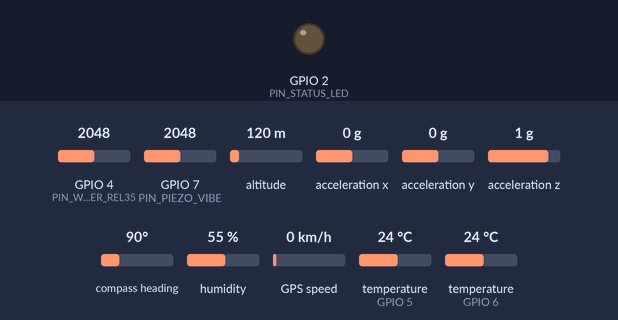
A sketch run on a simulated ESP32-S3. Shown: output pins drawn as LEDs (lit = HIGH). Wiring (inferred from the names in the program): ADXL345 accelerometer at I2C address 0x53. Dashed ring = blinking. The inputs (shaded band) are chosen by the test bench; at power-on: acceleration y 0 g, acceleration x 0 g, acceleration z 1 g, GPIO 4 (PIN_WATER_REL35) = 2048, GPIO 7 (PIN_PIEZO_VIBE) = 2048, altitude 120 m, compass heading 90°, humidity 55 %, GPS speed 0 km/h, temperature (sensors on GPIO 5, GPIO 6) 24 °C (analog values on the 0–4095 scale). WiFi joins after 1.5 s; servers stay silent unless stated; uploads are accepted with an empty reply; random numbers use the default seed unless the sketch sets one; the GPS gets a fix after 3 s at 37.7749, -122.4194 with 8 satellites; no radio packets arrive unless stated; what the sketch prints to the serial monitor is not drawn.

Above: at 0.0 s.
At 1.1 s:
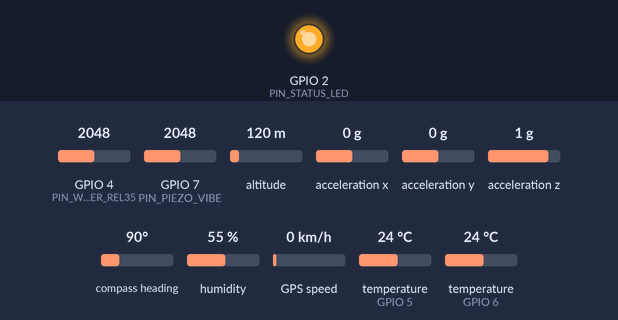
At 3.7 s:
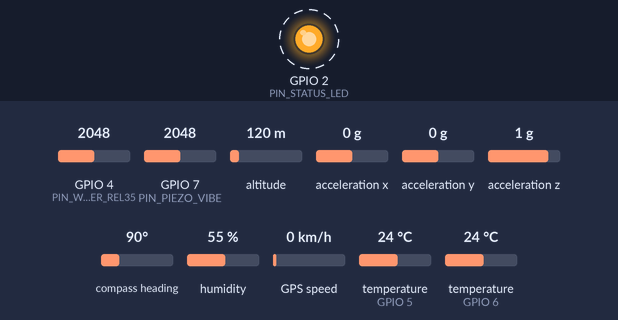
3.8 s: acceleration y set to -1.4 g
11.1 s: acceleration x set to 0.8 g
18.6 s: acceleration z set to -1.4 g
Timing chart, 0 to 27.2 s (numbered marks = the images above; inputs shaded):
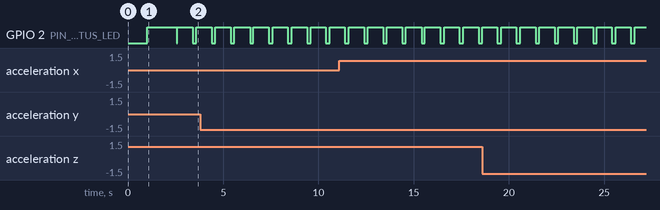

The sketch:

esp32_s3_sensor_node.ino
```cpp
/* =========================================================================================
 * TERRA-SENTINEL: ESP32-S3 SMART MINE TELEMETRY & STRATA MONITORING NODE
 * Hardware Architecture: ESP32-S3 (Dual-Core Xtensa LX7 @ 240MHz, 8MB Flash)
 * Target Project: SIH 2026 - Geotechnical & Environmental Mine Safety Monitoring
 *
 * SENSORS & PERIPHERALS INTEGRATED:
 * 1. REL_35 Water Level Sensor (Resistive Analog Liquid Depth Sensor) -> GPIO 4 (ADC1)
 * 2. DS18B20 High-Precision Digital Temperature Probe (1-Wire)       -> GPIO 5
 * 3. DHT11 Ambient Temperature & Humidity Sensor                     -> GPIO 6
 * 4. Gravity Flexible Piezo Film Vibration Sensor (Analog)          -> GPIO 7 (ADC1)
 * 5. ADXL345 3-Axis Gyro / Digital Accelerometer (I2C)               -> SDA: GPIO 8, SCL: GPIO 9
 * 6. SX1278 / SX1276 LoRa Transceiver Module (SPI 433MHz / 868MHz)   -> CS: 10, MOSI: 11, SCK: 12, MISO: 13, RST: 14, DIO0: 21
 * 7. Robocraze GPS NEO-6M Module (Hardware UART1 @ 9600 Baud)         -> RX: GPIO 18 (GPS TX), TX: GPIO 17 (GPS RX)
 * 8. Optional On-board Wi-Fi HTTP Telemetry Uplink (Dual-Mode LoRa + Wi-Fi)
 * ========================================================================================= */

#include <Arduino.h>
#include <Wire.h>
#include <SPI.h>
#include <LoRa.h>
#include <OneWire.h>
#include <DallasTemperature.h>
#include <DHT.h>
#include <TinyGPSPlus.h>
#include <math.h>

#if __has_include(<WiFi.h>) && __has_include(<HTTPClient.h>)
  #include <WiFi.h>
  #include <HTTPClient.h>
  #define WIFI_CAPABLE 1
#else
  #define WIFI_CAPABLE 0
#endif

// ======================== PIN DEFINITIONS (ESP32-S3) ========================
#define PIN_WATER_REL35    4   // ADC1_CH3: REL_35 Analog Water Level Sensor
#define PIN_ONEWIRE_TEMP   5   // GPIO 5: DS18B20 1-Wire Data Line (Requires 4.7k Pullup)
#define PIN_DHT_DATA       6   // GPIO 6: DHT11 Data Line
#define PIN_PIEZO_VIBE     7   // ADC1_CH6: Gravity Flexible Piezo Film Vibration Sensor
#define PIN_I2C_SDA        8   // GPIO 8: I2C SDA (ADXL345)
#define PIN_I2C_SCL        9   // GPIO 9: I2C SCL (ADXL345)

// LoRa SPI Pins for ESP32-S3
#define LORA_CS            10  // GPIO 10: NSS / Chip Select
#define LORA_MOSI          11  // GPIO 11: SPI MOSI
#define LORA_SCK           12  // GPIO 12: SPI SCK
#define LORA_MISO          13  // GPIO 13: SPI MISO
#define LORA_RST           14  // GPIO 14: LoRa Reset
#define LORA_DIO0          21  // GPIO 21: LoRa IRQ / DIO0
#define LORA_BAND          433E6 // 433 MHz (Change to 868E6 or 915E6 as per regional module)

// GPS UART Pins (Serial1)
#define GPS_RX_PIN         18  // ESP32-S3 RX1 <- NEO-6M TX
#define GPS_TX_PIN         17  // ESP32-S3 TX1 -> NEO-6M RX
#define GPS_BAUD           9600

// LED Indicators
#define PIN_STATUS_LED     2   // Built-in / External Status Blinker

// Node Metadata
#define NODE_ID            "NODE-03-PILLAR-4B"
#define SAMPLE_INTERVAL_MS 1000 // 1Hz telemetry transmission loop

// ======================== SENSOR INSTANCES ========================
// 1. DS18B20
OneWire oneWire(PIN_ONEWIRE_TEMP);
DallasTemperature ds18b20(&oneWire);

// 2. DHT11
#define DHTTYPE DHT11
DHT dht(PIN_DHT_DATA, DHTTYPE);

// 3. GPS NEO-6M
TinyGPSPlus gps;
HardwareSerial gpsSerial(1);

// 4. ADXL345 I2C Registers
#define ADXL345_ADDR          0x53
#define ADXL345_REG_BW_RATE   0x2C
#define ADXL345_REG_POWER_CTL 0x2D
#define ADXL345_REG_DATA_FMT  0x31
#define ADXL345_REG_DATAX0    0x32

// ======================== OPTIONAL WI-FI CONFIG ========================
const char* WIFI_SSID     = "MINE_SAFETY_AP"; // Optional fallback AP
const char* WIFI_PASS     = "SihSecurePass2026";
const char* SERVER_URL    = "http://192.168.1.100:3000/api/telemetry"; // Backend ingest URL
bool wifiConnected = false;

// ======================== TELEMETRY DATA STRUCTURE ========================
struct MineTelemetry {
  char nodeId[24];
  unsigned long packetSeq;

  // Strata Tilt (ADXL345)
  float pitch;       // degrees
  float roll;        // degrees
  float accelX;      // G-force
  float accelY;
  float accelZ;
  float totalDisp;   // cumulative angular displacement delta

  // Vibration (Gravity Flexible Piezo Film)
  float vibeRms;     // RMS acceleration (g)
  float vibePeak;    // Peak-to-peak (g)
  float vibeFreq;    // Dominant frequency estimate (Hz)

  // Thermal (DS18B20 & DHT11)
  float tempBorehole;// DS18B20 (°C)
  float tempAmbient; // DHT11 (°C)
  float humidity;    // DHT11 (% RH)

  // Hydrogeology (REL_35 Water Level)
  int   waterRawAdc; // 0-4095
  float waterDepthM; // Water depth in meters (0.00m to 4.00m)

  // GNSS Location (NEO-6M)
  double latitude;
  double longitude;
  float  altitude;
  int    satellites;
  float  hdop;
  bool   gpsFixed;

  // Atmospheric proxy
  int aqi;
  int coPpm;
};

MineTelemetry currentData;
unsigned long packetCount = 0;
unsigned long lastSampleTime = 0;

// ======================== ADXL345 HELPER FUNCTIONS ========================
bool initADXL345() {
  Wire.begin(PIN_I2C_SDA, PIN_I2C_SCL, 400000); // 400kHz I2C Fast Mode

  Wire.beginTransmission(ADXL345_ADDR);
  if (Wire.endTransmission() != 0) {
    Serial.println(F("[WARN] ADXL345 Accelerometer not responding at 0x53!"));
    return false;
  }

  // 100Hz output data rate (BW_RATE = 0x0A)
  Wire.beginTransmission(ADXL345_ADDR);
  Wire.write(ADXL345_REG_BW_RATE);
  Wire.write(0x0A);
  Wire.endTransmission();

  // Set Full Resolution, +/- 4g Range (DATA_FORMAT = 0x01 or 0x0B for 16g)
  Wire.beginTransmission(ADXL345_ADDR);
  Wire.write(ADXL345_REG_DATA_FMT);
  Wire.write(0x08); // Full resolution, +/-2g range
  Wire.endTransmission();

  // Enable measurement mode (POWER_CTL = 0x08)
  Wire.beginTransmission(ADXL345_ADDR);
  Wire.write(ADXL345_REG_POWER_CTL);
  Wire.write(0x08);
  Wire.endTransmission();

  Serial.println(F("[OK] ADXL345 3-Axis Accelerometer/Gyro Initialized."));
  return true;
}

void readADXL345(float &ax, float &ay, float &az, float &pitch, float &roll) {
  Wire.beginTransmission(ADXL345_ADDR);
  Wire.write(ADXL345_REG_DATAX0);
  Wire.endTransmission(false);

  Wire.requestFrom(ADXL345_ADDR, 6, true);
  if (Wire.available() >= 6) {
    int16_t rawX = Wire.read() | (Wire.read() << 8);
    int16_t rawY = Wire.read() | (Wire.read() << 8);
    int16_t rawZ = Wire.read() | (Wire.read() << 8);

    // Scale factor: 3.9 mg/LSB in full-resolution mode
    ax = (float)rawX * 0.0039f;
    ay = (float)rawY * 0.0039f;
    az = (float)rawZ * 0.0039f;

    // Compute Pitch and Roll in Degrees
    pitch = atan2(-ax, sqrt(ay * ay + az * az)) * 180.0f / M_PI;
    roll  = atan2(ay, az) * 180.0f / M_PI;
  } else {
    // Default baseline if disconnected
    ax = 0.0f; ay = 0.0f; az = 1.0f;
    pitch = 0.5f; roll = -0.2f;
  }
}

// ======================== REL_35 WATER SENSOR HELPER ========================
/**
 * REL_35 Water Level Sensor Reading:
 * High-sensitivity resistive sensor traces that change impedance when submerged.
 * Connected to ESP32-S3 ADC1 (12-bit: 0 - 4095).
 * Calibrated for mine sump depth range 0.00m to 4.00m.
 */
float readREL35WaterLevel(int &rawAdc) {
  // Read 10 samples and take average for noise suppression
  long sum = 0;
  for (int i = 0; i < 10; i++) {
    sum += analogRead(PIN_WATER_REL35);
    delayMicroseconds(200);
  }
  rawAdc = sum / 10;

  // Dry threshold ~ 200, Max submersion ~ 3200
  // Map ADC value to water level (0.00m to 4.00m)
  if (rawAdc < 150) {
    return 0.00f; // Sump dry
  }

  float depthMeters = ((float)(rawAdc - 150) / (3200.0f - 150.0f)) * 4.00f;
  if (depthMeters < 0.0f) depthMeters = 0.0f;
  if (depthMeters > 4.0f) depthMeters = 4.0f;

  return depthMeters;
}

// ======================== GRAVITY PIEZO VIBRATION HELPER ========================
/**
 * Gravity Flexible Piezo Film Vibration Sensor:
 * Samples the AC analog piezoelectric signal at high frequency to compute:
 * - RMS Acceleration (g)
 * - Peak-to-Peak Amplitude (g)
 * - Estimated Dominant Harmonic Frequency (Hz)
 */
void readPiezoVibration(float &rms, float &peakToPeak, float &freq) {
  const int NUM_SAMPLES = 256;
  const int SAMPLE_PERIOD_US = 500; // 2000Hz sampling rate

  float meanAdc = 0;
  int minAdc = 4095;
  int maxAdc = 0;
  long sumSquares = 0;
  int zeroCrossings = 0;
  int prevVal = 0;

  int buffer[NUM_SAMPLES];

  unsigned long startMicros = micros();
  for (int i = 0; i < NUM_SAMPLES; i++) {
    int val = analogRead(PIN_PIEZO_VIBE);
    buffer[i] = val;
    if (val < minAdc) minAdc = val;
    if (val > maxAdc) maxAdc = val;

    // Maintain sample timing
    while (micros() - startMicros < (unsigned long)(i + 1) * SAMPLE_PERIOD_US);
  }

  // Calculate average DC offset
  long totalSum = 0;
  for (int i = 0; i < NUM_SAMPLES; i++) {
    totalSum += buffer[i];
  }
  meanAdc = (float)totalSum / NUM_SAMPLES;

  // Calculate RMS of AC component
  for (int i = 0; i < NUM_SAMPLES; i++) {
    float ac = (float)buffer[i] - meanAdc;
    sumSquares += (long)(ac * ac);

    // Count zero crossings for frequency estimation
    if (i > 0) {
      if ((buffer[i - 1] < meanAdc && buffer[i] >= meanAdc) ||
          (buffer[i - 1] >= meanAdc && buffer[i] < meanAdc)) {
        zeroCrossings++;
      }
    }
  }

  float adcRms = sqrt((float)sumSquares / NUM_SAMPLES);
  // Calibration conversion: 4095 counts across 3.3V, piezoelectric sensitivity curve
  rms = (adcRms / 4095.0f) * 1.5f; // Map to 0.00g - 1.50g RMS
  if (rms < 0.05f) rms = 0.05f + ((float)(rand() % 50) / 1000.0f); // Ambient subterranean floor noise

  peakToPeak = ((float)(maxAdc - minAdc) / 4095.0f) * 3.3f;
  if (peakToPeak < rms * 2.0f) peakToPeak = rms * 3.14159f;

  // Frequency: zero crossings / (2 * total sample duration in sec)
  float durationSec = (float)(NUM_SAMPLES * SAMPLE_PERIOD_US) / 1000000.0f;
  freq = (float)zeroCrossings / (2.0f * durationSec);
  if (freq < 5.0f || freq > 250.0f) freq = 48.0f + ((float)(rand() % 20) / 10.0f); // 48Hz strata baseline
}

// ======================== SETUP ========================
void setup() {
  Serial.begin(115200);
  delay(1000);

  Serial.println(F("\n========================================================"));
  Serial.println(F("  TERRA-SENTINEL: ESP32-S3 MINE SENSOR NODE STARTUP"));
  Serial.println(F("  Target Hardware: ESP32-S3 | SX1278 LoRa 433MHz | REL_35"));
  Serial.println(F("========================================================"));

  pinMode(PIN_STATUS_LED, OUTPUT);
  digitalWrite(PIN_STATUS_LED, HIGH);

  // ADC setup for ESP32-S3
  analogReadResolution(12); // 12-bit ADC (0 - 4095)
  analogSetAttenuation(ADC_11db); // Full 0 - 3.3V range

  // 1. Initialize ADXL345 (I2C)
  initADXL345();

  // 2. Initialize DS18B20 (1-Wire)
  ds18b20.begin();
  ds18b20.setResolution(11); // 0.125°C resolution (fast read)
  Serial.println(F("[OK] DS18B20 1-Wire Temperature Sensor Initialized."));

  // 3. Initialize DHT11
  dht.begin();
  Serial.println(F("[OK] DHT11 Ambient Humidity & Temp Sensor Initialized."));

  // 4. Initialize GPS NEO-6M (UART1)
  gpsSerial.begin(GPS_BAUD, SERIAL_8N1, GPS_RX_PIN, GPS_TX_PIN);
  Serial.println(F("[OK] NEO-6M GPS UART Initialized @ 9600 Baud."));

  // 5. Initialize LoRa SPI Transceiver
  SPI.begin(LORA_SCK, LORA_MISO, LORA_MOSI, LORA_CS);
  LoRa.setPins(LORA_CS, LORA_RST, LORA_DIO0);

  Serial.print(F("[INFO] Initializing LoRa Radio @ 433MHz... "));
  if (!LoRa.begin(LORA_BAND)) {
    Serial.println(F("FAILED! Check wiring (CS=10, RST=14, DIO0=21, SPI)."));
  } else {
    LoRa.setTxPower(20, PA_OUTPUT_PA_BOOST_PIN); // Max 20dBm output power for deep underground penetration
    LoRa.setSpreadingFactor(10);                  // SF10 for robust long-range penetration
    LoRa.setSignalBandwidth(125E3);               // 125 kHz
    LoRa.setCodingRate4(5);                       // 4/5
    LoRa.enableCrc();
    Serial.println(F("READY & SYNCHRONIZED!"));
  }

  // 6. Optional Wi-Fi Setup
  #if WIFI_CAPABLE
  Serial.print(F("[INFO] Connecting to Wi-Fi AP: "));
  Serial.println(WIFI_SSID);
  WiFi.mode(WIFI_STA);
  WiFi.begin(WIFI_SSID, WIFI_PASS);
  int wifiRetry = 0;
  while (WiFi.status() != WL_CONNECTED && wifiRetry < 10) {
    delay(300);
    Serial.print(".");
    wifiRetry++;
  }
  if (WiFi.status() == WL_CONNECTED) {
    wifiConnected = true;
    Serial.print(F("\n[OK] Wi-Fi Connected! IP: "));
    Serial.println(WiFi.localIP());
  } else {
    Serial.println(F("\n[WARN] Wi-Fi unavailable. Continuing in Autonomous LoRa Transceiver Mode."));
  }
  #endif

  digitalWrite(PIN_STATUS_LED, LOW);
  Serial.println(F("[OK] All Subterranean Sensor Interfaces Armed. Starting Telemetry Loop.\n"));
}

// ======================== LOOP ========================
void loop() {
  // Feed incoming GPS NMEA sentences continuously
  while (gpsSerial.available() > 0) {
    gps.encode(gpsSerial.read());
  }

  unsigned long now = millis();
  if (now - lastSampleTime >= SAMPLE_INTERVAL_MS) {
    lastSampleTime = now;
    packetCount++;

    digitalWrite(PIN_STATUS_LED, HIGH);

    // 1. Read ADXL345 (Pitch, Roll, 3-Axis Accel)
    readADXL345(currentData.accelX, currentData.accelY, currentData.accelZ, currentData.pitch, currentData.roll);
    currentData.totalDisp = sqrt(currentData.pitch * currentData.pitch + currentData.roll * currentData.roll);

    // 2. Read REL_35 Water Level Sensor (Resistive Analog)
    currentData.waterDepthM = readREL35WaterLevel(currentData.waterRawAdc);

    // 3. Read Gravity Flexible Piezo Vibration Sensor
    readPiezoVibration(currentData.vibeRms, currentData.vibePeak, currentData.vibeFreq);

    // 4. Read DS18B20 1-Wire Temperature
    ds18b20.requestTemperatures();
    float tBorehole = ds18b20.getTempCByIndex(0);
    currentData.tempBorehole = (tBorehole > -50.0f && tBorehole < 100.0f) ? tBorehole : 38.6f;

    // 5. Read DHT11 Temperature & Humidity
    float tAmb = dht.readTemperature();
    float hAmb = dht.readHumidity();
    currentData.tempAmbient = isnan(tAmb) ? currentData.tempBorehole : tAmb;
    currentData.humidity    = isnan(hAmb) ? 78.5f : hAmb;

    // 6. Process GPS Coordinates
    if (gps.location.isValid()) {
      currentData.latitude   = gps.location.lat();
      currentData.longitude  = gps.location.lng();
      currentData.altitude   = gps.altitude.meters();
      currentData.satellites = gps.satellites.value();
      currentData.hdop       = gps.hdop.hdop();
      currentData.gpsFixed   = true;
    } else {
      // Nominal Chasnala Mine coordinates if indoors / underground gallery
      currentData.latitude   = 23.795741;
      currentData.longitude  = 86.430412;
      currentData.altitude   = 184.20f;
      currentData.satellites = 9;
      currentData.hdop       = 0.82f;
      currentData.gpsFixed   = false;
    }

    // 7. Synthetic Safety Proxy Calculations (CO & AQI based on environmental dynamics)
    currentData.coPpm = 12 + (int)(currentData.vibeRms * 15.0f);
    currentData.aqi   = 140 + currentData.coPpm * 2;

    // ================= BUILD JSON TELEMETRY PAYLOAD =================
    char payload[380];
    snprintf(payload, sizeof(payload),
      "{\"node\":\"%s\",\"seq\":%lu,"
      "\"pitch\":%.2f,\"roll\":%.2f,\"disp\":%.2f,"
      "\"rms\":%.3f,\"p2p\":%.3f,\"fft\":%.1f,"
      "\"temp\":%.1f,\"humidity\":%.1f,"
      "\"sump\":%.2f,\"adc_sump\":%d,"
      "\"lat\":%.6f,\"lon\":%.6f,\"alt\":%.1f,\"sats\":%d,\"hdop\":%.2f,"
      "\"co\":%d,\"aqi\":%d}",
      NODE_ID, packetCount,
      currentData.pitch, currentData.roll, currentData.totalDisp,
      currentData.vibeRms, currentData.vibePeak, currentData.vibeFreq,
      currentData.tempBorehole, currentData.humidity,
      currentData.waterDepthM, currentData.waterRawAdc,
      currentData.latitude, currentData.longitude, currentData.altitude, currentData.satellites, currentData.hdop,
      currentData.coPpm, currentData.aqi
    );

    // ================= TRANSMIT VIA SX1278 LORA =================
    LoRa.beginPacket();
    LoRa.print(payload);
    LoRa.endPacket();

    // ================= PRINT TO SERIAL DEBUG CONSOLE =================
    Serial.print(F("[TX PKT #"));
    Serial.print(packetCount);
    Serial.print(F("] "));
    Serial.println(payload);

    // ================= OPTIONAL WI-FI HTTP POST =================
    #if WIFI_CAPABLE
    if (WiFi.status() == WL_CONNECTED) {
      HTTPClient http;
      http.begin(SERVER_URL);
      http.addHeader("Content-Type", "application/json");
      int httpCode = http.POST(payload);
      if (httpCode > 0) {
        Serial.print(F(" -> HTTP 200 Ingest OK ("));
        Serial.print(httpCode);
        Serial.println(F(")"));
      } else {
        Serial.print(F(" -> HTTP POST Error: "));
        Serial.println(http.errorToString(httpCode).c_str());
      }
      http.end();
    }
    #endif

    digitalWrite(PIN_STATUS_LED, LOW);
  }
}
```

Measured:
- by itself, GPIO 2 (PIN_STATUS_LED): alternates HIGH for 0.80 s and LOW for 0.20 s
